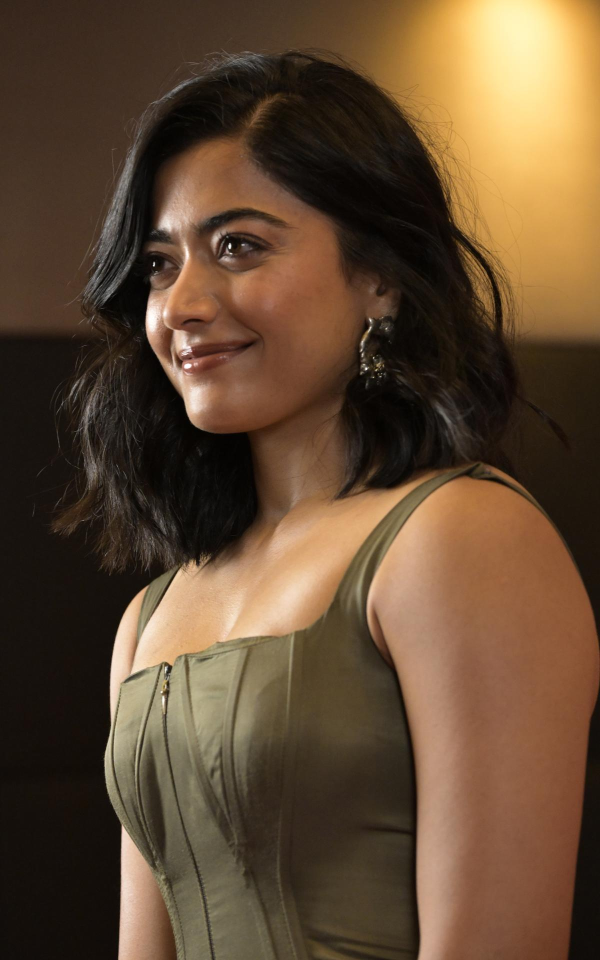
#> input picture opencv/tasks/DSC3040.jpg, 1200 x 1920 px (shown at 1/2 size)
$ jupyter execute filterimg.ipynb
#> lines starting #> are read from the running program, lines starting #| are printed output that depends on the picture; after the words box and inside, x2 and y2 are one past the last pixel; in counts of white or black regions, pixels touching at a corner belong together
[cell 1]
import cv2

[cell 2]
img = cv2.imread('DSC3040.jpg')
#> img is the input picture: shape (1920, 1200, 3); mean B, G, R 50.9, 73.8, 97.4
cv2.imshow('image', img)
cv2.waitKey(0)
cv2.destroyAllWindows()

[cell 3]
resized =  cv2.resize(img,(600,600))
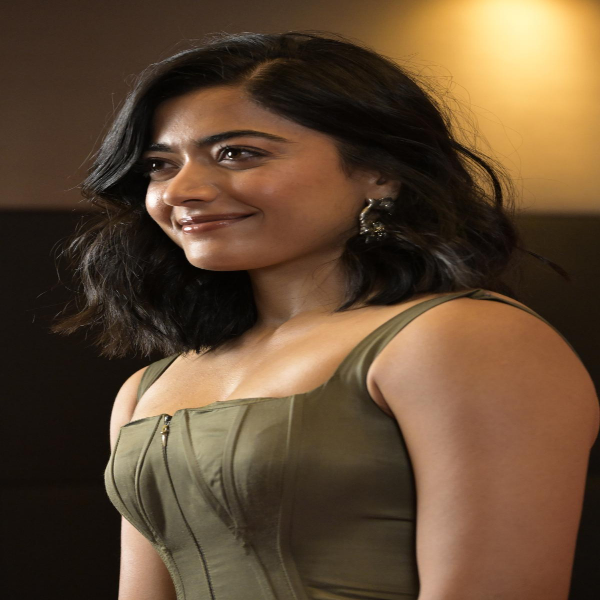
#> resized: shape (600, 600, 3); mean B, G, R 50.9, 73.7, 97.3
cv2.imshow("resized",resized)
cv2.waitKey(0)
cv2.destroyAllWindows()

[cell 4]
gray = cv2.cvtColor(resized, cv2.COLOR_BGR2GRAY)
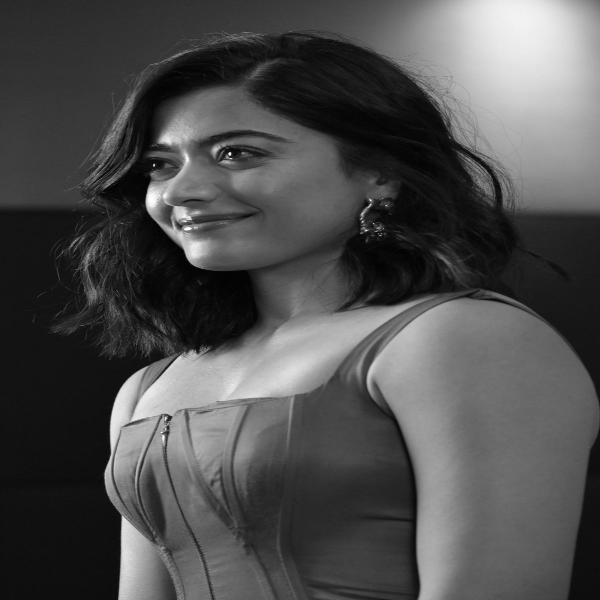
#> gray: shape (600, 600); min 1, max 255, mean 78.2
gray = cv2.GaussianBlur(gray, (5, 5), 0)
edges = cv2.Canny(gray, 50, 150)
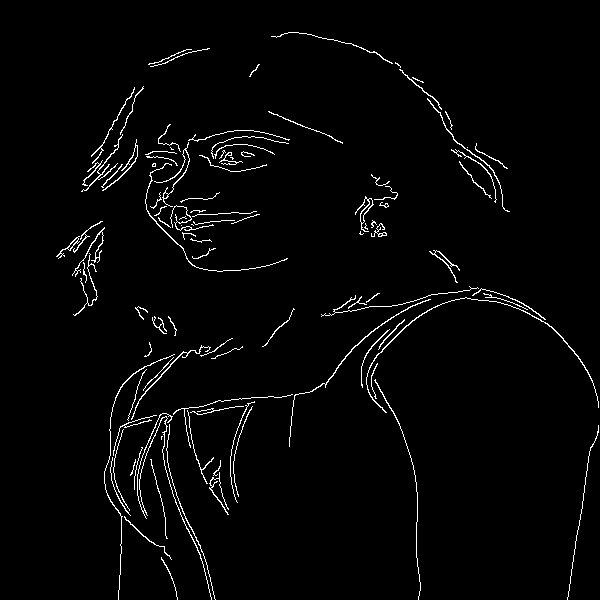
#> edges: shape (600, 600); 2.4% white in thin lines or dots, all inside (x1, y1, x2, y2) = (56, 32, 599, 600)
cv2.imshow("edges", gray)
cv2.waitKey(0)
cv2.destroyAllWindows()
